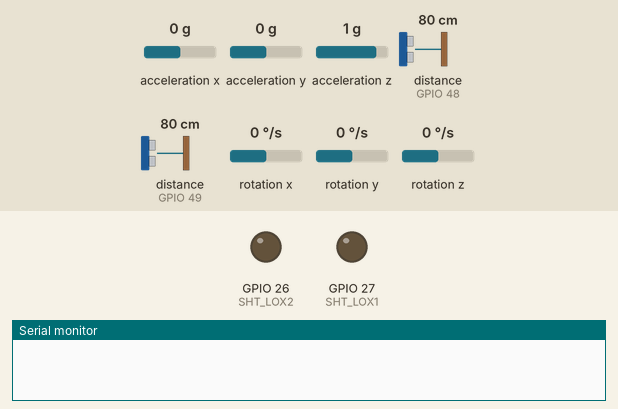
Simulated run of this program. Board: ESP32. Shown: output pins drawn as LEDs (lit = HIGH), the last lines printed to the serial monitor. The inputs (shaded band) are chosen by the test bench; at power-on: acceleration z 1 g, acceleration x 0 g, acceleration y 0 g, distance to the obstacle (sensors on GPIO 48, GPIO 49) 80 cm, rotation x 0 °/s, rotation y 0 °/s, rotation z 0 °/s.

Above: at 0.0 s.
At 4.1 s:
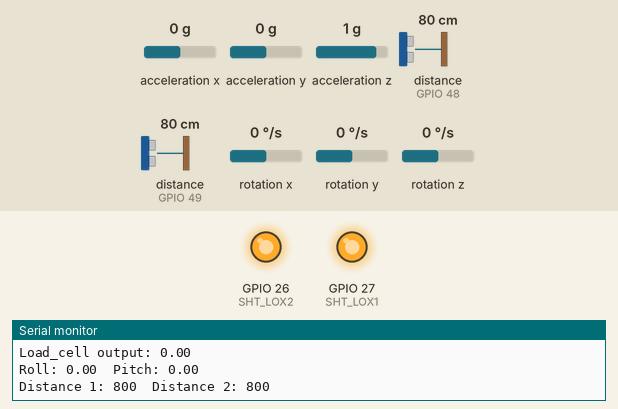
4.2 s: acceleration z set to 0 g
Timing chart, 0 to 7.2 s (numbered marks = the images above; inputs shaded):
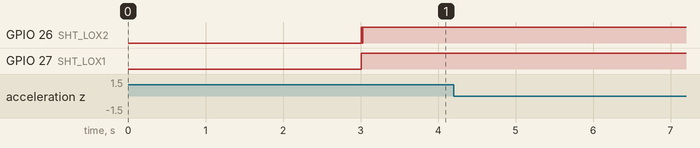

The program:

main.cpp
```cpp
#include <Arduino.h>
#include <Wire.h>
#include <HX711_ADC.h>
#include <Adafruit_VL53L0X.h>
#include <MPU6050_tockn.h>

#define SHT_LOX1 27
#define SHT_LOX2 26
#define LOX1_ADDRESS 0x30
#define LOX2_ADDRESS 0x31

// -------------------------------------- TASK HANDLERS --------------------------------------
TaskHandle_t TaskHandle_loadCell;
TaskHandle_t TaskHandle_Positioning;
// -------------------------------------- TASK HANDLERS --------------------------------------

// -------------------------------------- INSTANCES --------------------------------------
// HX711 constructor (dout, sck)
HX711_ADC LoadCell(25, 33);

// GY-521 constructor (sda = 21, SCL = 22)
MPU6050 mpu = MPU6050(Wire);

// Laser sensor constructor (sda = 21, SCL = 22)
Adafruit_VL53L0X sensor1 = Adafruit_VL53L0X();
Adafruit_VL53L0X sensor2 = Adafruit_VL53L0X();
// -------------------------------------- INSTANCES --------------------------------------

// -------------------------------------- VARIABLES --------------------------------------
float roll = 0, pitch = 0, load = 0;
uint16_t distance1 = 0, distance2 = 0;
long t;
// -------------------------------------- VARIABLES --------------------------------------

// -------------------------------------- FUNCTIONS DECLARATIONS --------------------------------------
void setID();
void Task_loadCell(void *pvParameters);
void Task_Positioning(void *pvParameters);
// -------------------------------------- FUNCTIONS DECLARATIONS --------------------------------------

void setup()
{
  // -------------------------------------- PROTOCOLS SETUP --------------------------------------
  Wire.begin();
  Serial.begin(115200);
  // -------------------------------------- PROTOCOLS SETUP --------------------------------------

  xTaskCreatePinnedToCore(
      Task_loadCell,        /* Função responsável pelos calculos da celula de carga */
      "Task_loadCell",      /* nome da tarefa */
      10000,                /* memória alocada para a pilha da tarefa */
      NULL,                 /* parâmetro de entrada para a tarefa (pode ser NULL) */
      1,                    /* Nível de prioridade da tarefa (0 a N) */
      &TaskHandle_loadCell, /* referência para a tarefa (pode ser NULL) */
      0                     /* Núcleo que executará a tarefa */
  );

  xTaskCreatePinnedToCore(
      Task_Positioning,        /* Função responsável pelos calculos de posicionamento */
      "Task_Positioning",      /* nome da tarefa */
      10000,                   /* memória alocada para a pilha da tarefa */
      NULL,                    /* parâmetro de entrada para a tarefa (pode ser NULL) */
      1,                       /* Nível de prioridade da tarefa (0 a N) */
      &TaskHandle_Positioning, /* referência para a tarefa (pode ser NULL) */
      1                        /* Núcleo que executará a tarefa */
  );
}

void loop()
{
}

// -------------------------------------- FUNCTIONS IMPLEMENTATIONS --------------------------------------

void Task_loadCell(void *pvParameters)
{
  vTaskDelay(pdMS_TO_TICKS(10000));
  // -------------------------------------- LOAD CELL SETUP --------------------------------------
  LoadCell.begin();
  long stabilisingtime = 5000; // tare preciscion can be improved by adding a few seconds of stabilising time
  Serial.println("Wait...");
  LoadCell.start(stabilisingtime);
  LoadCell.setCalFactor(1700.00); // user set calibration factor (float)
  Serial.println("Startup + tare is complete");
  // -------------------------------------- LOAD CELL SETUP --------------------------------------

  for (;;)
  {
    // -------------------------------------- LOAD CELL LOOP --------------------------------------
    // // update() should be called at least as often as HX711 sample rate; >10Hz@10SPS, >80Hz@80SPS
    // // longer delay in scetch will reduce effective sample rate (be carefull with delay() in loop)
    LoadCell.update();

    // get smoothed value from data set + current calibration factor
    if (millis() > t + 250)
    {
      load = LoadCell.getData();
      t = millis();
    }
    // -------------------------------------- LOAD CELL LOOP --------------------------------------
    vTaskDelay(pdMS_TO_TICKS(10));
  }
}
void Task_Positioning(void *pvParameters)
{
  // -------------------------------------- MPU SETUP --------------------------------------
  mpu.begin();
  mpu.calcGyroOffsets(true);
  // -------------------------------------- MPU SETUP --------------------------------------

  // -------------------------------------- LASERS SETUP --------------------------------------
  pinMode(SHT_LOX1, OUTPUT);
  pinMode(SHT_LOX2, OUTPUT);

  Serial.println("Shutdown pins inited...");

  digitalWrite(SHT_LOX1, LOW);
  digitalWrite(SHT_LOX2, LOW);

  Serial.println("Both in reset mode...(pins are low)");
  Serial.println("Starting...");

  setID();
  // -------------------------------------- LASERS SETUP --------------------------------------

  for (;;)
  {
    // -------------------------------------- MPU LOOP --------------------------------------
    // Read MPU-6050 data
    mpu.update();
    float ax = mpu.getAccX();
    float ay = mpu.getAccY();
    float az = mpu.getAccZ();

    // // Calculate roll and pitch
    roll = atan2(ay, az) * 180.0 / PI;
    pitch = atan(-ax / sqrt(ay * ay + az * az)) * 180.0 / PI;
    // -------------------------------------- MPU LOOP --------------------------------------

    // -------------------------------------- LASERS LOOP --------------------------------------
    // Read VL53L0X sensor data
    distance1 = sensor1.readRange();
    distance2 = sensor2.readRange();
    // -------------------------------------- LASERS LOOP --------------------------------------
    // -------------------------------------- RESULTS --------------------------------------
    Serial.print("Load_cell output: ");
    Serial.println(load);
    Serial.println();
    Serial.print("Roll: ");
    Serial.print(roll);
    Serial.print("\tPitch: ");
    Serial.println(pitch);
    Serial.println();
    Serial.print("Distance 1: ");
    Serial.print(distance1);
    Serial.print("\tDistance 2: ");
    Serial.println(distance2);
    Serial.println();
    // -------------------------------------- RESULTS --------------------------------------
    vTaskDelay(pdMS_TO_TICKS(250));
  }
}

void setID()
{
  // all reset
  digitalWrite(SHT_LOX1, LOW);
  digitalWrite(SHT_LOX2, LOW);
  vTaskDelay(pdMS_TO_TICKS(10));
  // all unreset
  digitalWrite(SHT_LOX1, HIGH);
  digitalWrite(SHT_LOX2, HIGH);
  vTaskDelay(pdMS_TO_TICKS(10));

  // activating LOX1 and reseting LOX2
  digitalWrite(SHT_LOX1, HIGH);
  digitalWrite(SHT_LOX2, LOW);
  // initing LOX1
  if (!sensor1.begin(LOX1_ADDRESS))
  {
    Serial.println(F("Failed to boot first VL53L0X"));
    while (1)
      ;
  }
  vTaskDelay(pdMS_TO_TICKS(10));

  // activating LOX2 and reseting LOX1
  digitalWrite(SHT_LOX2, HIGH);
  vTaskDelay(pdMS_TO_TICKS(10));
  // initing LOX2
  if (!sensor2.begin(LOX2_ADDRESS))
  {
    Serial.println(F("Failed to boot second VL53L0X"));
    while (1)
      ;
  }
}
// -------------------------------------- FUNCTIONS IMPLEMENTATIONS --------------------------------------
```
